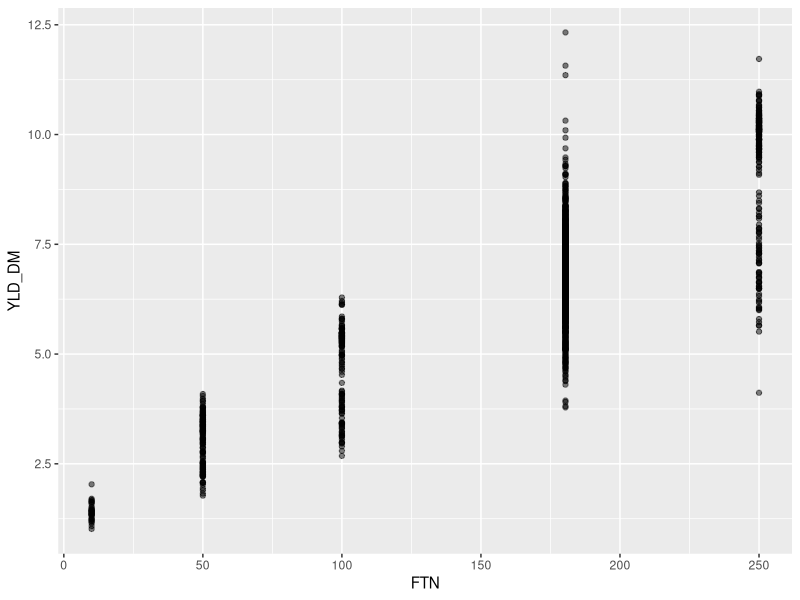

The R script that drew this image: (Note: this script raises an error after producing the figure.)
rm(list = ls())

library(tidyverse)
library(readxl)

##############################################################################
# EPIC Crop Simulation Data
##############################################################################

sim_data <- read_csv("1_Data/RawData/EPIC2/Riccardo_EPIC.csv") 

df <- sim_data |> 
  filter(CROP == "WWHT", 
         SimUID == 52338) |> # select only one grid location  
  select(-SimUID)
  
ggplot(df, aes(x = FTN, y = YLD_DM)) +
  geom_point(alpha = 0.5)




reg_yield_function <- lmrob(YLD_DM ~ I(sqrt(FTN)) + FTN, data = df, method = "MM")
summary(reg_yield_function)

# append residuals to dataframe
df <- df %>% 
  mutate(residuals = reg_yield_function$residuals,
         abs_residuals = abs(residuals))

reg_variation_function <- lmrob(abs_residuals ~ I(sqrt(FTN)), 
                                  data = df, method = "MM")
summary(reg_variation_function)
